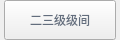
                    <widget class="QWidget" name="fdj_label_5" native="true">
                     <property name="geometry">
                      <rect>
                       <x>580</x>
                       <y>160</y>
                       <width>120</width>
                       <height>40</height>
                      </rect>
                     </property>
                     <property name="minimumSize">
                      <size>
                       <width>0</width>
                       <height>40</height>
                      </size>
                     </property>
                     <property name="maximumSize">
                      <size>
                       <width>16777215</width>
                       <height>40</height>
                      </size>
                     </property>
                     <layout class="QHBoxLayout" name="horizontalLayout_25">
                      <property name="spacing">
                       <number>0</number>
                      </property>
                      <property name="leftMargin">
                       <number>0</number>
                      </property>
                      <property name="topMargin">
                       <number>0</number>
                      </property>
                      <property name="rightMargin">
                       <number>0</number>
                      </property>
                      <property name="bottomMargin">
                       <number>0</number>
                      </property>
                      <item>
                       <widget class="QLabel" name="label_117">
                        <property name="minimumSize">
                         <size>
                          <width>4</width>
                          <height>0</height>
                         </size>
                        </property>
                        <property name="maximumSize">
                         <size>
                          <width>4</width>
                          <height>16777215</height>
                         </size>
                        </property>
                        <property name="text">
                         <string/>
                        </property>
                        <property name="pixmap">
                         <pixmap resource="twoDdisplay.qrc">:/twoDdisplay/rectleft</pixmap>
                        </property>
                       </widget>
                      </item>
                      <item>
                       <widget class="QPushButton" name="esjjjbtn">
                        <property name="minimumSize">
                         <size>
                          <width>0</width>
                          <height>40</height>
                         </size>
                        </property>
                        <property name="maximumSize">
                         <size>
                          <width>16777215</width>
                          <height>40</height>
                         </size>
                        </property>
                        <property name="cursor">
                         <cursorShape>PointingHandCursor</cursorShape>
                        </property>
                        <property name="styleSheet">
                         <string notr="true">border-image:url(:/twoDdisplay/btnbg);
color:rgb(98,109,125);</string>
                        </property>
                        <property name="text">
                         <string>二三级级间</string>
                        </property>
                       </widget>
                      </item>
                      <item>
                       <widget class="QLabel" name="label_118">
                        <property name="minimumSize">
                         <size>
                          <width>4</width>
                          <height>0</height>
                         </size>
                        </property>
                        <property name="maximumSize">
                         <size>
                          <width>4</width>
                          <height>16777215</height>
                         </size>
                        </property>
                        <property name="text">
                         <string/>
                        </property>
                        <property name="pixmap">
                         <pixmap resource="twoDdisplay.qrc">:/twoDdisplay/rectright</pixmap>
                        </property>
                       </widget>
                      </item>
                     </layout>
                    </widget>
